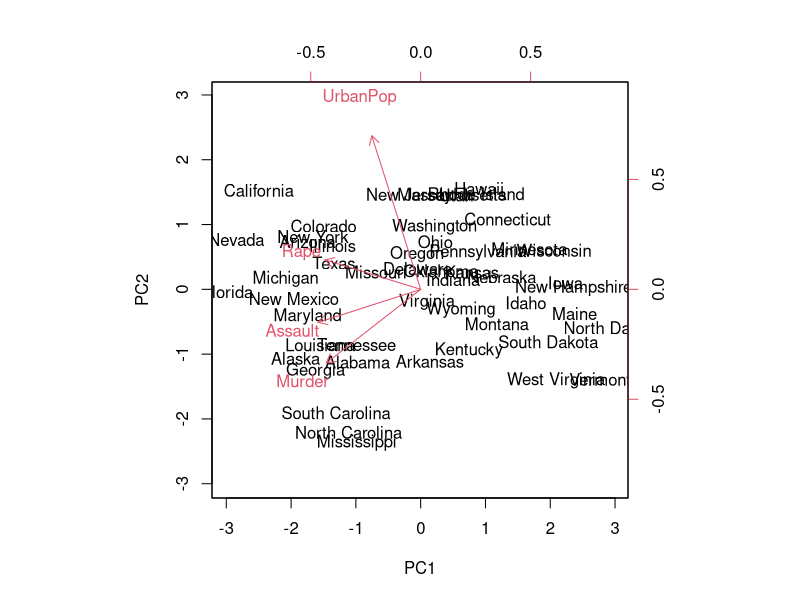
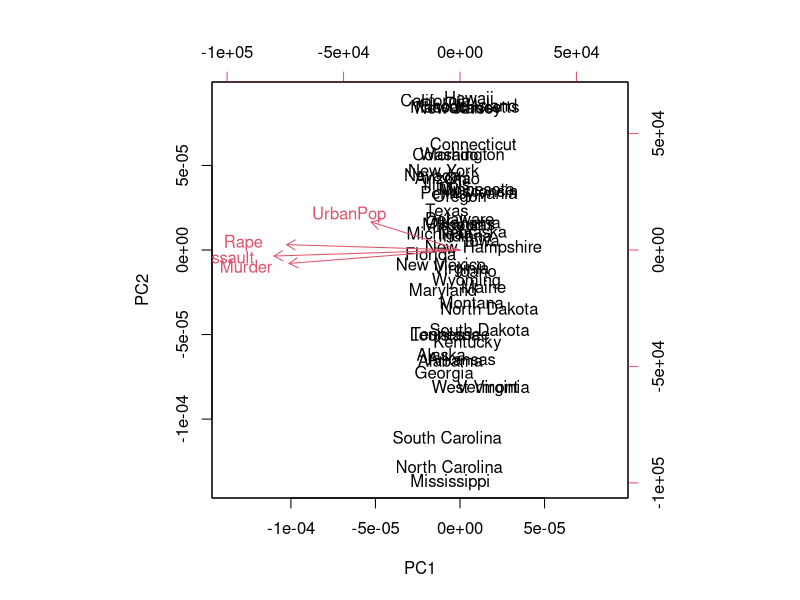
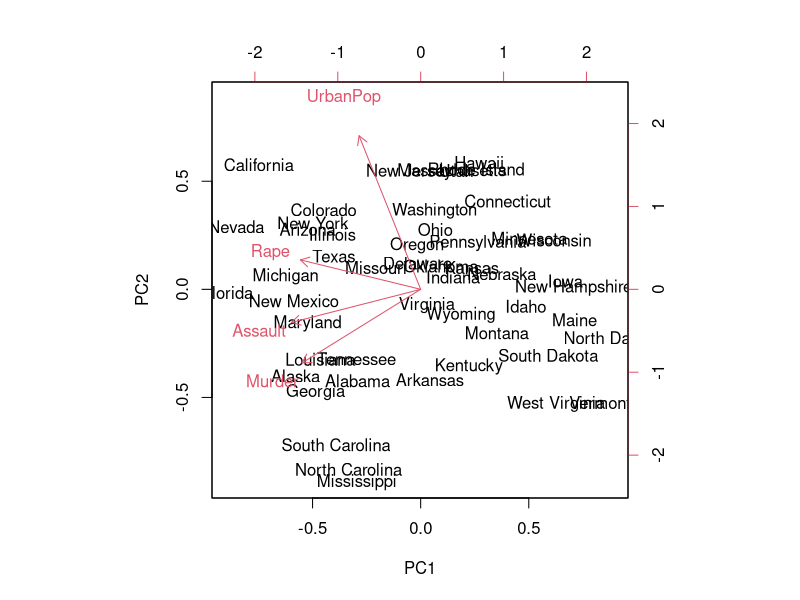
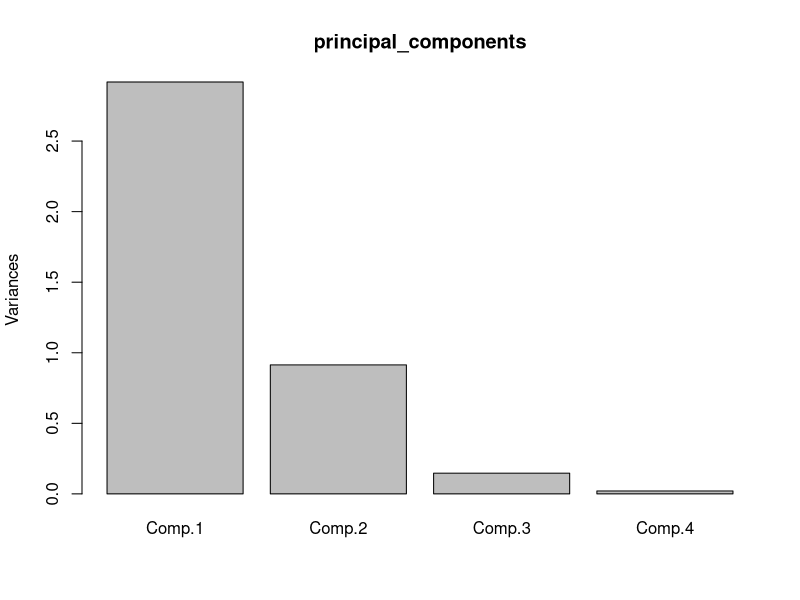
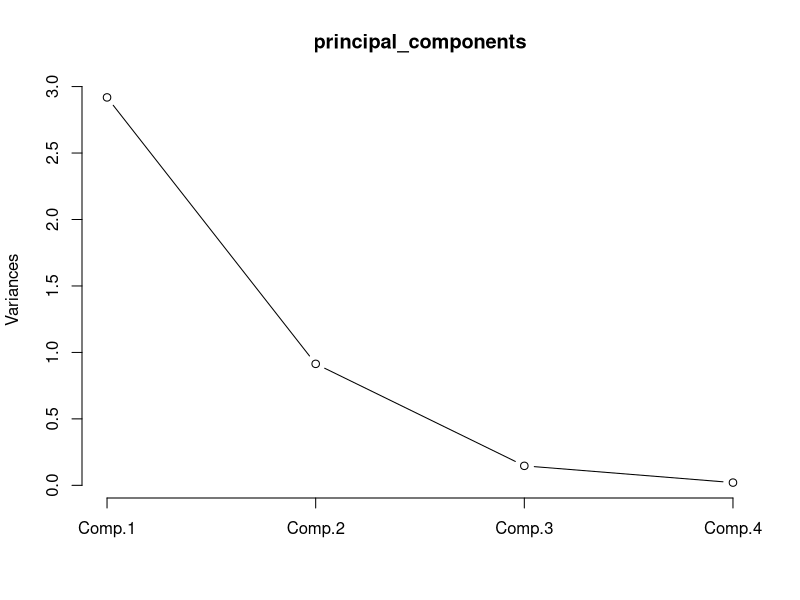
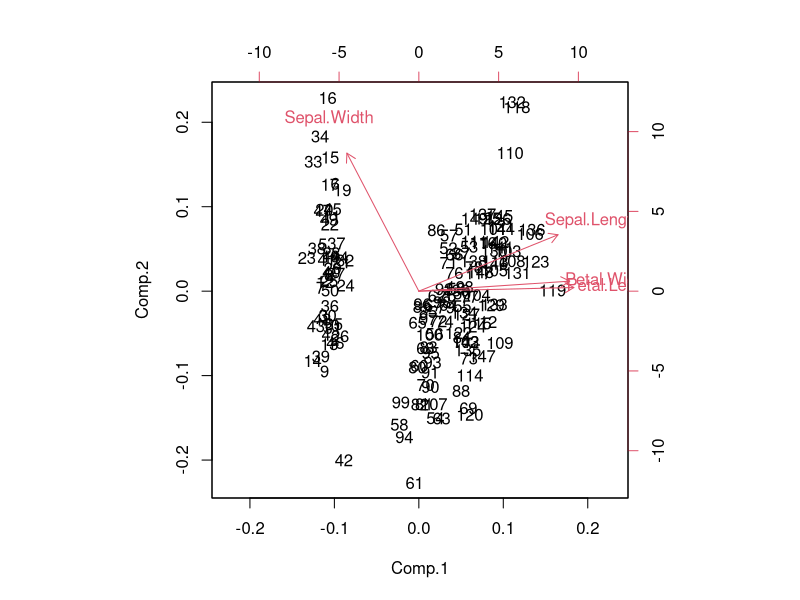
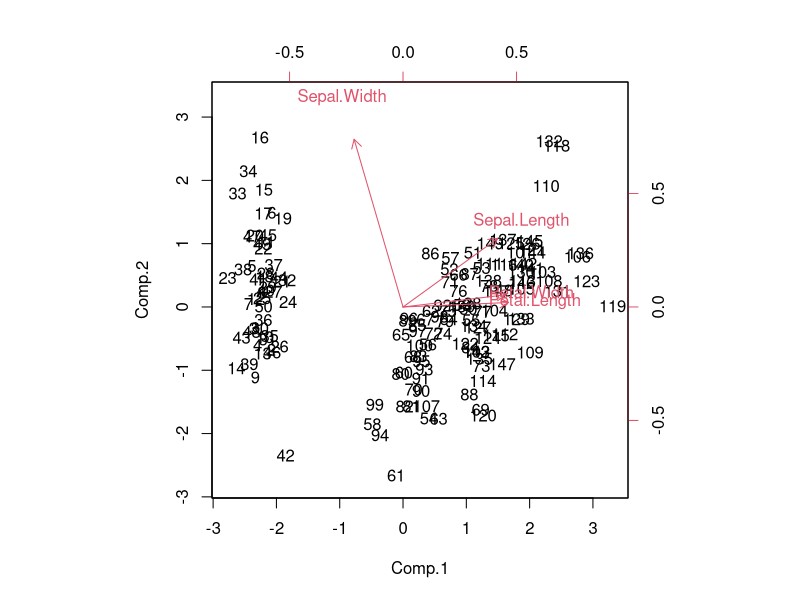
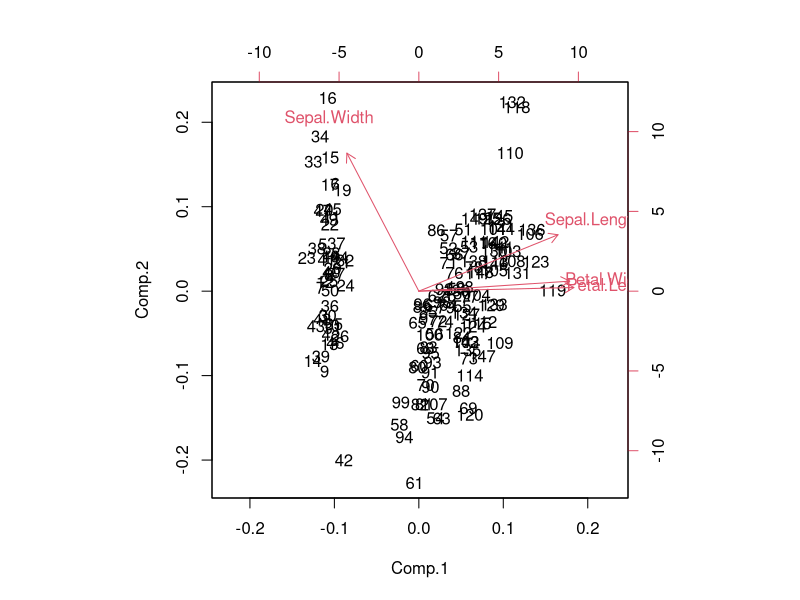

The R script that drew these images, in order:
#Class Assignment 6 - PCA

#PCA US ARRESTS
data(USArrests)
states = row.names(USArrests) 
states
names(USArrests)
#mean using apply function
#1 - rows, 2 - columns
apply(USArrests,2, mean)
apply(USArrests,1, mean) 
#var with apply function
apply(USArrests , 2, var)
apply(USArrests , 1, var)

#have to scale variables to standardise and have a mean of 0
#and std. dev of 1 before doing PCA

#prcomp performs PCA
# By default, the prcomp() function centers the variables to have mean zero. By using the option scale=TRUE, 
# we scale the variables to have standard deviation one.
# The output from prcomp() contains a number of useful quantities
pr.out = prcomp(USArrests, scale=TRUE)
names(pr.out)

#center - mean, scale - std dev -> variables used prior to scaling
pr.out$center
pr.out$scale

#rotation- the principal component loadings
#each column of contains the corresponding principal component loading vector

pr.out$rotation

dim(pr.out$x)

#plotting first 2 principal components
biplot(pr.out, scale=0)
biplot(pr.out, scale=5) #has to be between 0 and 1
biplot(pr.out, scale=0.5)

pr.out$sdev

pr.var = pr.out$sdev^2
pr.var

#proportion of variance explained by each PC
pve = pr.var/sum(pr.var)
pve

#PCA IRIS
data ('iris')
head(iris)
irisdata1 <- iris[,1:4]
irisdata1
head(irisdata1)
help("princomp")
#cor = True, uses correlation matrix rather than covariance
principal_components <- princomp(irisdata1, cor = TRUE, score = TRUE)
#each PC is calculated - 4 PC's
summary(principal_components)
plot(principal_components)
#line graph
plot(principal_components, type = 'l')
biplot(principal_components)
biplot(principal_components, scale =0)
biplot(principal_components, scale =1)


#PCA Boston
install.packages('MASS')
data(Boston, package="MASS")
pca_out <- prcomp(Boston,scale. = T)
pca_out
plot(pca_out)
plot(pca_out, type = 'l')
biplot(pca_out, scale = 0)
boston_pc <- pca_out$x
boston_pc
head(boston_pc)
summary(boston_pc)








